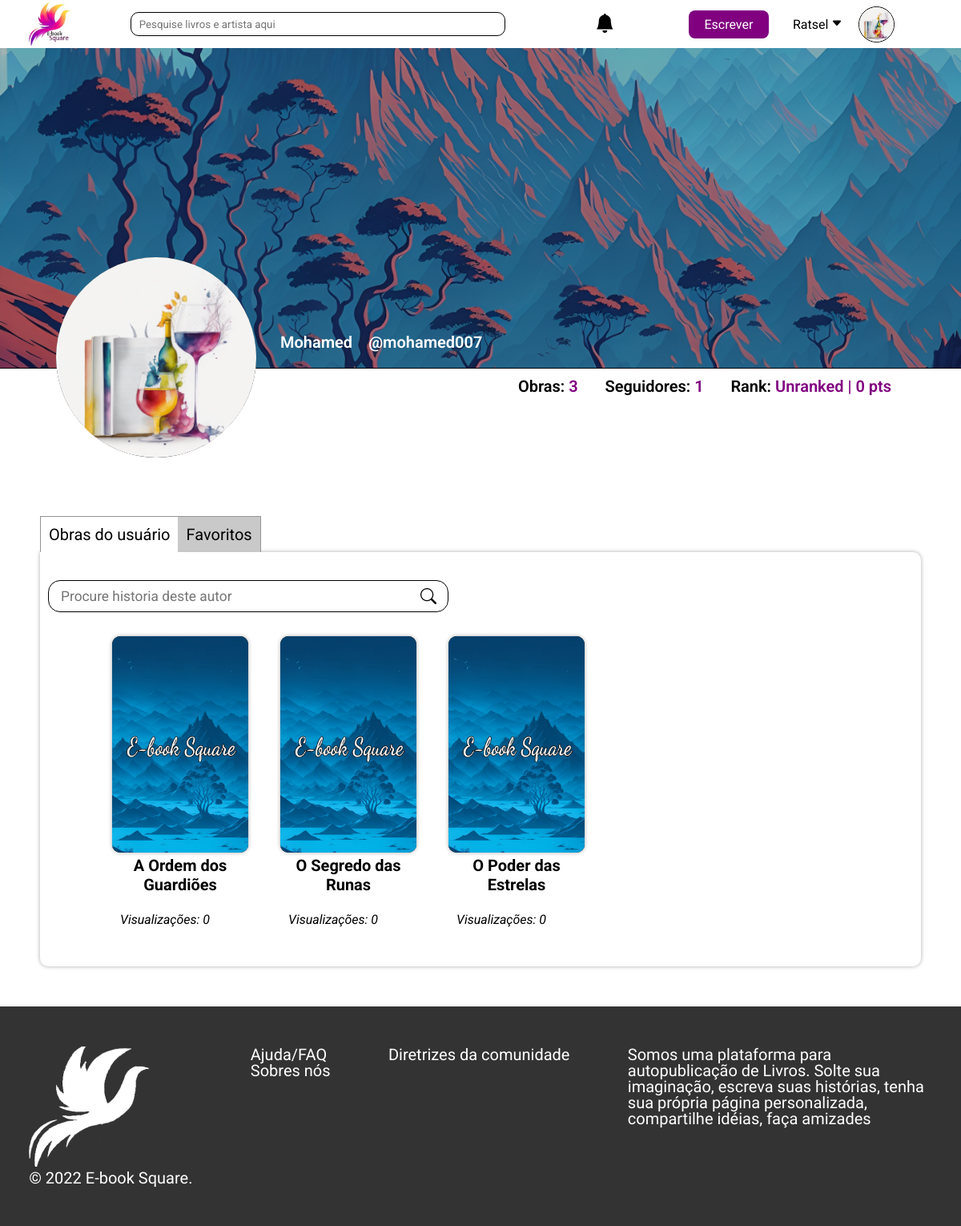
The page /App/View/pages/biblioteca-usuario.php?user=41 (signed in) on the database its author committed.
### tables this page shows
CREATE TABLE `usuario` (
  `ID_user` int(11) NOT NULL,
  `nome` varchar(80) NOT NULL,
  `codigo` varchar(20) NOT NULL,
  `email` varchar(50) NOT NULL,
  `foto` varchar(150) NOT NULL,
  `banner` varchar(150) NOT NULL,
  `descricaoUSU` varchar(1500) NOT NULL,
  `chavePix` varchar(300) NOT NULL,
  `status` int(11) NOT NULL DEFAULT 0,
  `senha` varchar(255) NOT NULL,
  `data_cad` date NOT NULL,
  `recuperar_senha` varchar(255) NOT NULL,
  `NOTmsg` tinyint(1) NOT NULL DEFAULT 1,
  `NOTatdp` tinyint(1) NOT NULL DEFAULT 1
);

CREATE TABLE `rankeamento` (
  `IDRAN` int(11) NOT NULL,
  `rankPontosRAN` int(11) NOT NULL DEFAULT 0,
  `levelRAN` int(11) NOT NULL DEFAULT 1,
  `expRAN` int(11) NOT NULL DEFAULT 0,
  `maxExpRAN` int(11) NOT NULL DEFAULT 100,
  `user_FKRAN` int(11) NOT NULL
);

CREATE TABLE `obra` (
  `ID_obra` int(11) NOT NULL,
  `nome_obra` varchar(105) NOT NULL,
  `user_FK` int(11) NOT NULL,
  `descricao` varchar(1500) NOT NULL,
  `etaria` varchar(30) NOT NULL,
  `created_at` datetime NOT NULL,
  `foto_obra` varchar(255) NOT NULL,
  `updated_at` timestamp NOT NULL DEFAULT current_timestamp() ON UPDATE current_timestamp(),
  `publicado` tinyint(4) NOT NULL DEFAULT 1,
  `Finalizado` tinyint(4) NOT NULL DEFAULT 0
);

### App/Model/class-log.php (called while the page is built, shortened)
<?php
class log
{
    public function findUser($refeDado)
    {
        $dados_usuario = $this->find(['*'], 'usuario', [" WHERE " . $refeDado[0]]);
        return $dados_usuario;
    }
    public function Obra_Usuario($id_user, array $obrasExcluir = [])
    {
        global $pdo;
        $Obra_Usuario = array();
        if (!empty($obrasExcluir))
            $obrasExcluir = implode(', ', $obrasExcluir);
        else
            $obrasExcluir = '';
        $ComandoSQL = "SELECT ID_obra, nome_obra, user_FK, descricao, etaria, created_at, updated_at, foto_obra, Finalizado FROM obra WHERE obra.user_FK = :u AND ID_obra NOT IN (:obras) ORDER BY ID_obra DESC;";
        $conn = $pdo->prepare($ComandoSQL);
        $conn->bindValue(":u", $id_user);
        $conn->bindValue(":obras", $obrasExcluir);
        $conn->execute();
        if ($conn->rowCount() > 0) {
            $Obra_Usuario = $conn->fetchAll(PDO::FETCH_ASSOC);
        }
        return $Obra_Usuario;
    }
    public function quatityViewByObra($obraFK)
    {
        $IDCaps = $this->findAll(['ID_capitulo'], 'capitulo', [" WHERE obra_FK = $obraFK"]);
        $lengthCap = sizeof($IDCaps);
        $lenViewCaps = array();
        for ($l = 0; $l < $lengthCap; $l++) {
            $IDCap = $IDCaps[$l]['ID_capitulo'];
            $viewByCap = $this->count("IDView", "view", [" capitulo_FK = $IDCap"]);
            array_push($lenViewCaps, $viewByCap);
        }
        $totalViews = array_sum($lenViewCaps);
        return $totalViews;
    }
    public function pointsRankUser($id)
    {
        $UserPoints = $this->find(['rankPontosRAN'], 'rankeamento', ["WHERE user_FKRAN = $id"]);
        return $UserPoints['rankPontosRAN'];
    }
    public function Count($contDado, $tabela, $refDado)
    {
        global $pdo;
        $ComandoSQL = "SELECT COUNT($contDado) FROM $tabela WHERE $refDado[0]";
        $conn = $pdo->query($ComandoSQL);
        if ($conn->execute()) {
            $dado = $conn->fetchAll(PDO::FETCH_ASSOC);
            return $dado[0]["COUNT($contDado)"];
        }
    }
    public function find($findDado, $tabela, $conditionRefDado)
    {
        global $pdo;
        $ComandoSQL = "SELECT $findDado[0] FROM $tabela $conditionRefDado[0]";
        $conn = $pdo->query($ComandoSQL);
        if ($conn->execute()) {
            if ($conn->rowCount() > 0) {
                $dados = $conn->fetch(PDO::FETCH_ASSOC);
                return $dados;
            }
        }
    }
    public function findAll($findDado, $tabela, $conditionRefDado)
    {
        global $pdo;
        $ComandoSQL = "SELECT $findDado[0] FROM $tabela $conditionRefDado[0]";
        $conn = $pdo->query($ComandoSQL);
        if ($conn->execute()) {
            $dados = $conn->fetchAll(PDO::FETCH_ASSOC);
            return $dados;
        }
    }
    function getObraImg($img)
    {
        $imgObra = "../assets/IMAGENS/default5.jpeg";;
        return $imgObra;
    }
    function ifBannerImgExist($bannerUser)
    {
        $banner = "../assets/IMAGENS/bannerDefault.jpg";
        return $banner;
    }
}

### App/Model/verificacao.php (called while the page is built, shortened)
<?php
require_once "_conexao/conexao.php";
require_once 'class-log.php';
if(isset($_SESSION['ID_user']) && !empty($_SESSION['ID_user'])){
    $classLog = new log();
    $dados_usuario = $classLog->findUser([" ID_user = ".$_SESSION['ID_user']]);
    if(isset($_GET['user'])){
        $pointsRankUser = $classLog->pointsRankUser($_GET['user']);
        $ObraUserPerfil = $classLog->Obra_Usuario($_GET['user']);
        $SeguidorUsuarioCount = $classLog->Count('user_FK', 'seguir', ['user_FK = '.$_GET['user']]);
        $ObraCount = $classLog->Count('ID_obra', 'obra', ["user_FK = ".$_GET['user']]);
        $dadosUserPerfil = $classLog->findUser([" ID_user = ".$_GET['user']]);
    }
}

### App/View/pages/biblioteca-usuario.php (the view, shortened to what this page needs)
<?php
    include_once '../../Model/verificacao.php';
?>
<!DOCTYPE html>
<html lang="pt-BR">
<head>
    <link rel="stylesheet" href="../assets/CSS/perfil.css">
    <link rel="stylesheet" href="../assets/CSS/Ver_mais.css">
    <link rel="stylesheet" href="../assets/CSS/header.css">
    <link rel="stylesheet" href="../assets/CSS/footer.css">
    <link rel="stylesheet" href="../assets/CSS/btn-seguir.css">
    <link rel="stylesheet" href="https://cdn.jsdelivr.net/npm/bootstrap-icons@1.10.5/font/bootstrap-icons.css">
</head>
<body id="topo">
<?php include_once 'header.php'; ?>
    <main id="main" class="">
            <div class="fundo">
                <img class="editar_img" class="pelicula" src="
                    <?=$classLog->ifBannerImgExist($dadosUserPerfil['banner']);?>
                " alt="Foto de fundo do perfil">
                <div class="icone">
                    <div class="avatar">
                        <img class="editar_img" src="
                        <?php if(isset($dadosUserPerfil['foto']) && !empty($dadosUserPerfil['foto'])){ ?>
                        ../assets/IMAGEM_USUARIO/<?= $dadosUserPerfil['foto'];?>
                    <?php } else{?>
                        ../assets/IMAGENS/blank.jpg
                    <?php }?>
                        " alt="Foto de perfil" name="perfil" id="perfil">
                    </div>
                </div>
                <div class="informacoes">
                    <div class="informacoes_user">
                        <p id="nome" name="nome"><?=$dadosUserPerfil['nome'];?></p>
                        <p id="email" name="email"><?= $dadosUserPerfil['codigo']; ?></p>
                    </div>
                </div>
            </div>
            <div class="opcoes">
                <div class="sobre_usuario">
                    <p> Obras:
                        <span id="obra" name="obra">
                            <?= $ObraCount; ?>
                        </span>
                    </p>
                    <p> Seguidores:
                        <span id="seguidores" name="seguidores">
                            <?= $SeguidorUsuarioCount; ?>
                        </span>
                    </p>
                    <p> Rank:
                        <span id="rank" name="rank">Unranked</span>
                        <span> |
                            <?= $pointsRankUser . " pts"; ?>
                        </span>
                    </p>
                </div>
            </div>
            <section class="ver_mais" id="obras">
                <div class="nav">
                    <nav>
                        <ul>
                            <li class="abas_vermais selecionado" onclick="abaObras()"><p >Obras do usuário</p></li>
                            <li class="abas_vermais" onclick="abaFavo()"><p >Favoritos</p></li>
                        </ul>
                    </nav>
                </div>
                <div class="container_obras_abertas">
                    <div class="barra_de_pesquisa">
                        <input id="searchbar" onkeyup="pesquisar()" type="text" name="search" placeholder="Procure historia deste autor">
                        <i class="bi bi-search icon_pesquisar"></i>
                    </div>
                    <div class="conjunto-obra">
                    <?php
                    if(! empty($ObraUserPerfil)){
                                foreach ($ObraUserPerfil as $indice => $value) { ?>
                        <div class="container_obra" style="position: relative; width: 170px; margin-left: 30px;">
                            <a href="capa_da_obra.php?obra=<?= $value['ID_obra']; ?>" >
                                <div>
                                    <img class="imagem_obra" src="
                                    <?=$classLog->getObraImg($value['foto_obra']);?>
                                    " alt="">
                                </div>
                                <div class="info_obra">
                                    <p class="titulo_obra"><?= $value['nome_obra']; ?></p><br>
                                    <p class="texto">Visualizações:
                                        <span name="visualizacao">
                                            <?= $classLog->quatityViewByObra($value['ID_obra']); ?>
                                        </span>
                                    </p><br>
                                </div>
                            </a>
                        </div>
                        <?php } } else {
                                    if($_SESSION['ID_user'] != $dadosUserPerfil['ID_user'])
                                    {echo $dadosUserPerfil['nome']." ainda não publicou nenhuma obra";}
                                    else{echo "Você ainda não possui nenhuma obra";}}?>
                    </div>
                </div>
            </section>
    </main>
    <?php include_once 'footer.php'; ?>
</body>
</html>

### App/View/pages/header.php (shortened to what this page needs)
<link rel="stylesheet" href="https://cdn.jsdelivr.net/npm/bootstrap-icons@1.10.4/font/bootstrap-icons.css">
<header id="header">
        <div class="container-header">
            <div class="img-logo-header">
                <a href="feed.php"><img src="../assets/IMAGENS/logo.jpg" alt="" class="logo-header"></a>
            </div>
            <ul class="dropdown">
            <li  class="pesquisa_li" style="margin-left:-20px ; ">
                <input  on="pesquisa_selecionada()" id="pesquisa" class="pesquisa" type="search" placeholder="Pesquise livros e artista aqui">
            </li>
            <?php if(isset($_SESSION['ID_user']) && !empty($_SESSION['ID_user'])){ ?>
<li class="notificacoes">
    <i class="bi bi-bell-fill" onclick="abrir_notificacao()" id="iconNot"></i>
</li>
<?php }?>
            <li class="block-right">
                <a href="pre-criacao.php">
                    <div class="type-new-history">
                        Escrever
                    </div>
                </a>
                <?php
                    if (isset($_SESSION['ID_user'])):
                        ?>
                        <div class="icone-user">
                            <p onclick="clique_perfil()" for="dropdown_perfil" id="nome" name="nome" class="nome_user">
                                <?= $dados_usuario['nome']; ?>
                            <svg id="dropdown_perfil_girar" xmlns="http://www.w3.org/2000/svg" width="14" height="14"
                                fill="currentColor" class="bi bi-caret-down-fill" viewBox="0 0 16 16">
                                <path
                                    d="M7.247 11.14 2.451 5.658C1.885 5.013 2.345 4 3.204 4h9.592a1 1 0 0 1 .753 1.659l-4.796 5.48a1 1 0 0 1-1.506 0z" />
                            </svg></p></p>
                            <div class="avatar-header">
                                <a href="Perfil.php?user=<?=$dados_usuario['ID_user']?>">
                                    <img class="editar_img" src="
                                            <?php if (isset($dados_usuario['foto']) && !empty($dados_usuario['foto'])) { ?>
                                    ../assets/IMAGEM_USUARIO/<?= $dados_usuario['foto'] ?>
                                            <?php } else { ?>
                                    ../assets/IMAGENS/blank.jpg
                                            <?php } ?>
                                " alt="Foto de perfil" name="perfil" id="perfil-header">
                                </a>
                            </div>
                        </div>
                <?php
                endif;
                ?>
            </li>
        </ul>
        </div>
</header>

### App/View/assets/CSS/perfil.css (style rules this page uses)
* { padding: 0; margin: 0; box-sizing: border-box; font-family: 'Roboto', sans-serif; text-decoration: none !important; color: black ; }
body { position: relative; width: 100vw; height: 100vh; overflow-x: hidden; background-color: rgba(255, 255, 255, 0.548); }
.fundo { background-color: rgb(233, 233, 233); width: 100%; height: 400px; border-bottom: 1px solid black; position: relative; }
.fundo img { width: 100%; height: 100%; filter: brightness(.7); user-select: none; }
.icone { display: flex; align-items: center; padding-top: 50px; position: absolute; bottom: -28%; left: 70px; }
.avatar { background-color: white; border-radius: 100%; height: 250px; width: 250px; border: 1px solid black; display: flex; align-items: center; justify-content: center; }
.avatar img { border-radius: 100%; height: 250px; width: 250px; filter: brightness(1); }
.informacoes { margin-left: 350px; bottom: 20px; position: absolute; z-index: 20; }
.informacoes_user { bottom: 20px; display: flex; gap: 20px; }
.informacoes_user p { color: white; font-size: 20px; font-weight: 600; }
.sobre_usuario { display: flex; justify-content: space-around; width: 500px; color: rgb(39, 39, 39); font-size: 15pt; font-weight: 600; }
.sobre_usuario p span { color: var(--roxa); font-size: 15pt; }
.opcoes { display: flex; justify-content: right; margin-right: 70px; align-items: center; padding-top: 10px; }
.editar_img { object-fit: cover; }

### App/View/assets/CSS/Ver_mais.css (style rules this page uses)
.ver_mais { margin-top: 150px; margin: 150px 50px 50px 50px; }
.container_obra { display: flex; max-width: 500px; width: 230px; gap: 10px; margin-bottom: 20px; flex-direction: column; }
#searchbar { padding-left: 15px; font-size: 13pt; border: 1px solid black; border-radius: 15px; width: 500px; height: 40px; outline:none; }
.titulo_obra { font-size: 15pt; word-break: break-word; font-weight: bold; max-width: 150px; text-align: center; max-height: 51px; min-height: 51px; }
.barra_de_pesquisa { display: inline-block; position: relative; margin-top: 25px; margin-bottom: 30px; }
.icon_pesquisar { position: absolute; top:8px; right: 15px; font-size: 15pt; }
.imagem_obra { border-radius: 10px; box-shadow:0px 0px 5px rgba(0, 0, 0, 0.338); max-height: 270px; min-height: 270px; max-width: 170px; min-width: 170px; background-color: black; object-fit: cover; }
.texto { font-size: 12pt; font-style: italic; }
.conjunto-obra { display: flex; gap: 10px; flex-wrap: wrap; padding: 0 50px; }
.nav ul { display: inline-flex; list-style: none; border: 1px solid rgb(148, 148, 148); background-color: rgb(201, 201, 201); border-bottom: none; }
.abas_vermais { font-size: 15pt; padding: 10px; cursor: pointer; }
.selecionado { background-color: rgb(255, 255, 255); }
.container_obras_abertas { box-shadow:0px 0px 5px rgba(0, 0, 0, 0.338); border-top-right-radius: 10px; border-bottom-left-radius: 10px; border-bottom-right-radius: 10px; padding: 10px; }

### App/View/assets/CSS/config.css (style rules this page uses)
:root { --roxa: #800080; --roxa-hover: #690069; --roxa-op: #80008091; }

### rows shown on the page
usuario: nome "Ratsel"
usuario: nome "Mohamed", codigo "@mohamed007"
rankeamento: rankPontosRAN "0"
obra: quatityViewByObra "0"
obra: quatityViewByObra "0"
obra: quatityViewByObra "0"

### other values the page prints
$ObraCount "3"
$SeguidorUsuarioCount "1"
